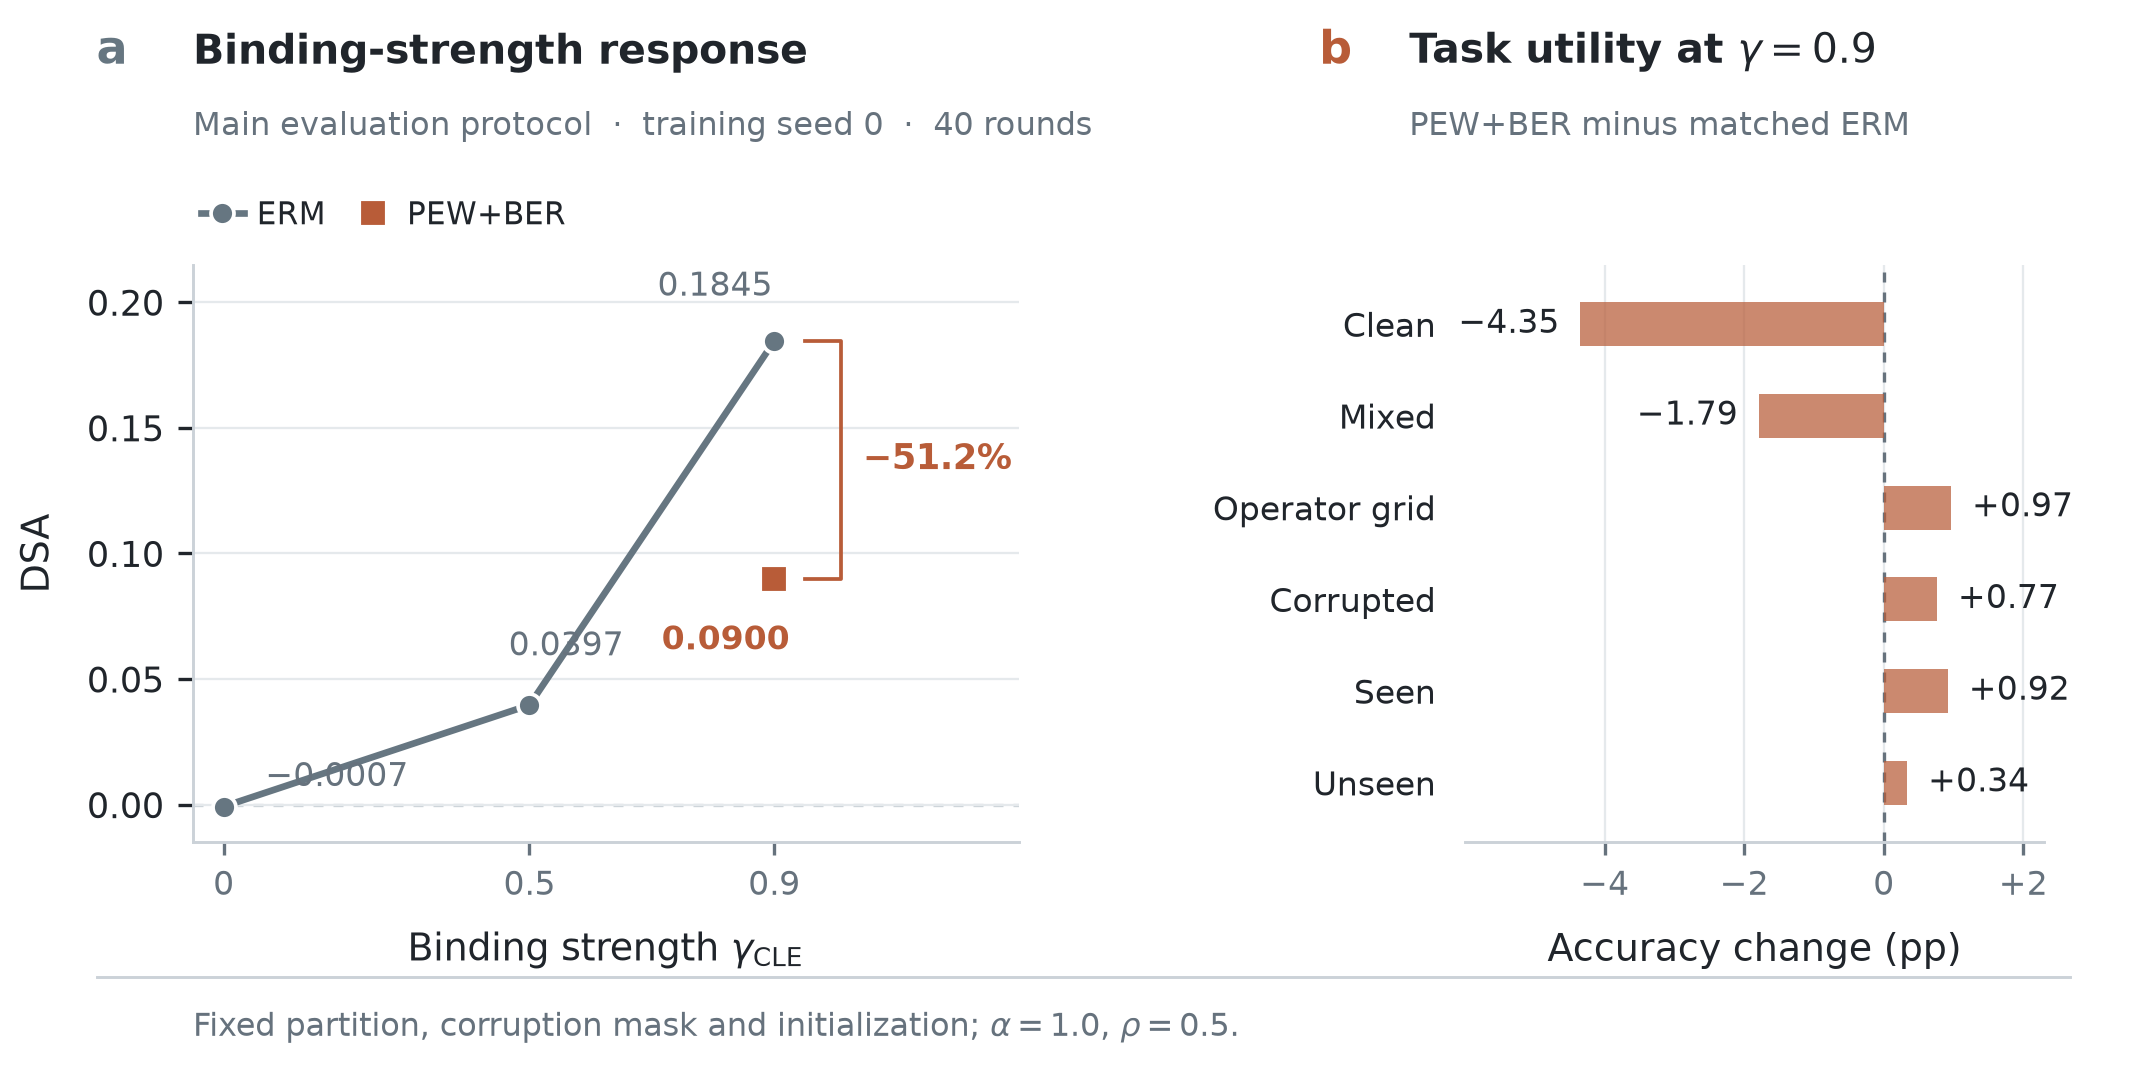

Reproduce this figure in Python.
"""Figure 5: controlled dose response and the observed task-utility cost.

Adapted from Vivid basic.line: retains ordered measured points, white marker
edges and series emphasis. Only ERM has a measured gamma curve. BER has one
measured gamma=.9 point. No synthetic error band or BER interpolation is drawn.
Right-panel bars are exact accuracy differences, computed from the same table.
Native 7.15 x 3.60 in; at 6.7-in inclusion 8--10pt text is 7.5--9.4pt.
"""
from __future__ import annotations

import csv
from pathlib import Path

import matplotlib.pyplot as plt
from matplotlib.lines import Line2D
from matplotlib.ticker import FuncFormatter
import numpy as np

from figure_common import REPO, INK, MUTED, RULE, RUST, arguments, export, output_stem, source_record, style

SOURCE = REPO / "deliverables/cle_v2_moderate_axis2_dose_formal_seed0_20261025/PAPER_TABLE.csv"
REPORT = REPO / "deliverables/cle_v2_moderate_axis2_dose_formal_seed0_20261025/RESULT_SUMMARY_ZH.md"
METRICS = [
    ("clean_accuracy", "Clean"), ("mixed_accuracy", "Mixed"),
    ("grid_accuracy", "Operator grid"), ("corrupted_balanced_accuracy", "Corrupted"),
    ("seen_accuracy", "Seen"), ("unseen_accuracy", "Unseen"),
]


def read_data(path: Path) -> list[dict]:
    with path.open(encoding="utf-8-sig", newline="") as handle:
        raw = list(csv.DictReader(handle))
    rows = []
    for item in raw:
        rows.append({key: value if key in {"setting", "method"} else float(value) for key, value in item.items()})
    expected = {("gamma00", "ERM"), ("gamma05", "ERM"), ("gamma09", "AsymHFL-ERM"), ("gamma09", "AsymHFL+PEW+BER")}
    if len(rows) != 4 or {(row["setting"], row["method"]) for row in rows} != expected:
        raise ValueError("Expected exactly three ERM doses and one matched BER arm")
    for row in rows:
        values = [value for value in row.values() if isinstance(value, float)]
        if not np.isfinite(values).all():
            raise ValueError("Nonfinite metric")
        for metric, _ in METRICS:
            if not 0 <= row[metric] <= 100:
                raise ValueError("Accuracy is not in percent units")
    return rows


def main() -> None:
    args = arguments(__doc__)
    stem = output_stem("fig_dose_response", args.revision)
    input_csv = args.data_csv if args.data_csv is not None else SOURCE
    rows = read_data(input_csv)
    by_setting = {row["setting"]: row for row in rows if row["method"] != "AsymHFL+PEW+BER"}
    control = by_setting["gamma09"]
    candidate = next(row for row in rows if row["method"] == "AsymHFL+PEW+BER")
    x = np.array([0.0, 0.5, 0.9])
    y = np.array([by_setting[key]["dsa"] for key in ["gamma00", "gamma05", "gamma09"]])
    if not (y[0] < y[1] < y[2]):
        raise ValueError("Frozen table no longer has the reported increasing dose response")
    dsa_reduction = float(control["dsa"] - candidate["dsa"])
    reduction_percent = 100 * dsa_reduction / control["dsa"]
    np.testing.assert_allclose(dsa_reduction, 0.0944899864, atol=2e-10, rtol=0)
    utility_changes = np.array([candidate[key] - control[key] for key, _ in METRICS])
    # Cross-check the rounded published deltas, without using them for plotting.
    np.testing.assert_allclose(utility_changes, [-4.350, -1.793, 0.967, 0.765, 0.920, 0.337], atol=0.000501, rtol=0)

    style()
    fig = plt.figure(figsize=(7.15, 3.60))
    ax = fig.add_axes([0.090, 0.220, 0.385, 0.535])
    right = fig.add_axes([0.683, 0.220, 0.270, 0.535])
    # The measured three-dose ERM sequence retains the source line + white-edge
    # markers. No layer implies a continuous empirical fit or a BER dose curve.
    ax.plot(x, y, "o-", color="#667681", linewidth=1.6, markersize=5.5,
            markeredgecolor="white", markeredgewidth=0.9, label="ERM", zorder=3)
    ax.plot([0.9], [candidate["dsa"]], "s", color=RUST, markersize=6.8,
            markeredgecolor="white", markeredgewidth=1.0, label="PEW+BER", zorder=4)
    for xx, yy, offset in zip(x, y, [(10, 3), (-5, 10), (-28, 9)]):
        ax.annotate(f"{yy:.4f}".replace("-", "−"), (xx, yy), xytext=offset,
                    textcoords="offset points", ha="left", va="bottom", color=MUTED, fontsize=8)
    ax.annotate(f"{candidate['dsa']:.4f}", (0.9, candidate["dsa"]), xytext=(-27, -17),
                textcoords="offset points", color=RUST, fontsize=8, weight="bold")
    # A bracket reports the actual matched intervention at gamma=.9.
    top, bottom = control["dsa"], candidate["dsa"]
    ax.plot([0.95, 1.01, 1.01, 0.95], [top, top, bottom, bottom], color=RUST, lw=0.9)
    ax.text(1.045, (top + bottom) / 2, f"−{reduction_percent:.1f}%", color=RUST,
            fontsize=8.5, weight="bold", ha="left", va="center")
    ax.axhline(0, color=RULE, lw=0.8, linestyle=(0, (3, 3)), zorder=0)
    ax.set_xlim(-0.05, 1.30)
    ax.set_ylim(-0.015, 0.215)
    ax.set_xticks([0, 0.5, 0.9], ["0", "0.5", "0.9"])
    ax.set_yticks([0, 0.05, 0.10, 0.15, 0.20])
    ax.set_xlabel(r"Binding strength $\gamma_{\rm CLE}$", labelpad=7)
    ax.set_ylabel("DSA", labelpad=7)
    ax.grid(axis="y", lw=0.55, color="#E5E9EC")
    ax.set_axisbelow(True)

    # Show all six frozen utility endpoints, including clean/mixed degradation.
    ypos = np.arange(len(METRICS))[::-1]
    right.barh(ypos, utility_changes, height=0.48, color=RUST, alpha=0.72, edgecolor="none", zorder=2)
    right.axvline(0, color=MUTED, lw=0.8, linestyle=(0, (3, 3)), zorder=1)
    for yy, value in zip(ypos, utility_changes):
        right.annotate(f"{value:+.2f}".replace("-", "−"), (value, yy),
                       xytext=(5 if value >= 0 else -5, 0), textcoords="offset points",
                       ha="left" if value >= 0 else "right", va="center", color=INK, fontsize=8)
    right.set_yticks(ypos, [label for _, label in METRICS])
    right.tick_params(axis="y", length=0, pad=7, labelsize=8)
    right.set_ylim(-0.65, 5.65)
    right.set_xlim(-6.0, 2.3)
    right.set_xticks([-4, -2, 0, 2])
    right.xaxis.set_major_formatter(FuncFormatter(lambda value, _: "0" if value == 0 else f"{value:+.0f}".replace("-", "−")))
    right.set_xlabel("Accuracy change (pp)", labelpad=7)
    right.grid(axis="x", lw=0.55, color="#E5E9EC")
    right.set_axisbelow(True)
    for axis in (ax, right):
        axis.spines[["top", "right"]].set_visible(False)
        axis.tick_params(axis="x", labelsize=8, length=3)
    right.spines["left"].set_visible(False)

    fig.text(0.045, 0.941, "a", fontsize=11, weight="bold", color="#667681")
    fig.text(0.090, 0.941, "Binding-strength response", fontsize=9.8, weight="bold")
    fig.text(0.615, 0.941, "b", fontsize=11, weight="bold", color=RUST)
    fig.text(0.657, 0.941, r"Task utility at $\gamma=0.9$", fontsize=9.8, weight="bold")
    fig.text(0.090, 0.875, "Main evaluation protocol  ·  training seed 0  ·  40 rounds", color=MUTED, fontsize=7.7)
    fig.text(0.657, 0.875, "PEW+BER minus matched ERM", color=MUTED, fontsize=7.7)
    ax.legend(loc="upper left", bbox_to_anchor=(-0.025, 1.16), ncol=2, frameon=False,
              columnspacing=0.8, handlelength=1.4, handletextpad=0.4, fontsize=7.5)
    fig.add_artist(Line2D([0.045, 0.965], [0.095, 0.095], transform=fig.transFigure, color=RULE, lw=0.7))
    fig.text(0.090, 0.040, r"Fixed partition, corruption mask and initialization; $\alpha=1.0$, $\rho=0.5$.",
             fontsize=7.6, color=MUTED)
    export(fig, stem, rows, {
        "title": "Main evaluation dose response and task-utility trade-off",
        "sources": [source_record(input_csv), source_record(REPORT)],
        "recipe": "basic.line", "training_seed": 0,
        "units": {"left_y": "DSA probability scale", "right_x": "candidate minus control accuracy, percentage points"},
        "uncertainty": "No multi-training-seed intervals. No synthetic band or per-dose source CI.",
        "dsa_reduction": dsa_reduction, "relative_dsa_reduction_percent": reduction_percent,
        "utility_changes_pp": {key: float(value) for (key, _), value in zip(METRICS, utility_changes)},
        "protocol": "main evaluation protocol; alpha=1; rho=.5; fixed map2/partition seed0/training seed0; 40x64 local batches",
        "scope": "Measured dose points only; BER measured only at gamma .9; no monotonicity theorem or utility-preserving claim",
        "size_inches": [7.15, 3.60],
    }, Path(__file__))
    plt.close(fig)


if __name__ == "__main__":
    main()
